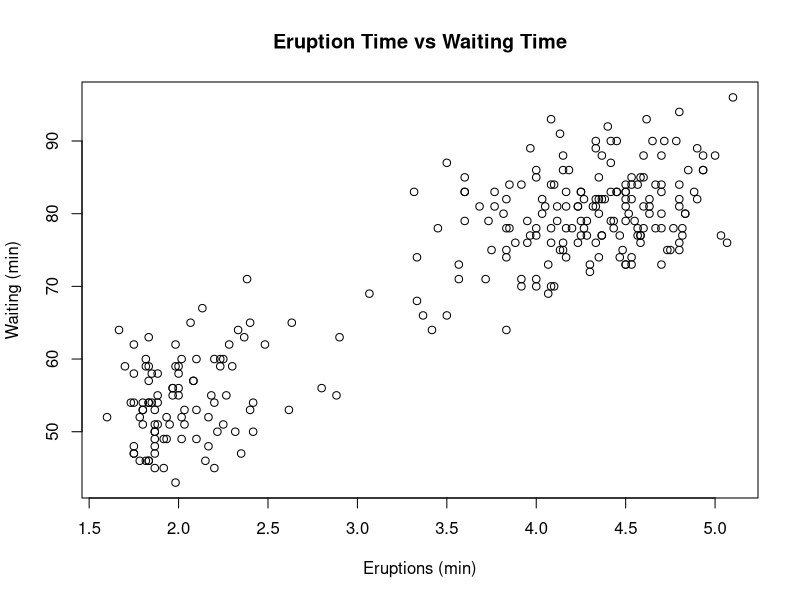

Reproduce this figure in R.
## ---- chunk 1
head(faithful)

# the standard deviation of the variable eruptions when waiting is less than the median
sd(faithful[faithful$waiting < median(faithful$waiting),"eruptions"])

# the standard deviation of the variable eruptions when waiting is greater than the median
sd(faithful[faithful$waiting > median(faithful$waiting),"eruptions"])

# conversion to minutes
faithful$eruptions_m <- faithful$eruptions/60
faithful$waiting_m <- faithful$waiting/60
head(faithful)

plot(faithful$eruptions, faithful$waiting,
 main = "Eruption Time vs Waiting Time",
 xlab = "Eruptions (min)",
 ylab = "Waiting (min)")
